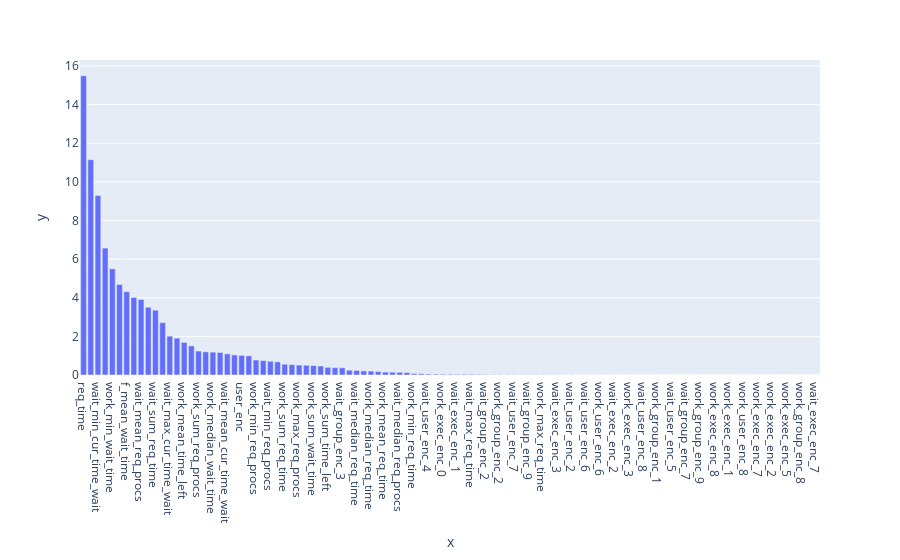

The notebook cell this image was saved under:
### Code cell
sorted_idx = np.argsort(cat_model.feature_importances_)
px.bar(
    x=np.array(cat_model.feature_names_)[sorted_idx][::-1],
    y=np.array(cat_model.feature_importances_)[sorted_idx][::-1]
)

### Figure 1 — Plotly figure (JSON) as saved in the notebook; plotly's stock layout.template omitted (floating-point values rounded to 4 significant figures)
{"data": [{"alignmentgroup": "True", "hovertemplate": "x=%{x}<br>y=%{y}<extra></extra>", "legendgroup": "", "marker": {"color": "#636efa", "pattern": {"shape": ""}}, "name": "", "offsetgroup": "", "orientation": "v", "showlegend": false, "textposition": "auto", "type": "bar", "x": ["req_time", "req_procs", "wait_min_cur_time_wait", "wait_group_enc_0", "work_min_wait_time", "wait_user_enc_0", "f_mean_wait_time", "wait_sum_req_procs", "wait_mean_req_procs", "work_mean_req_procs", "wait_sum_req_time", "wait_exec_enc_0", "wait_max_cur_time_wait", "wait_sum_cur_time_wait", "work_mean_time_left", "work_median_req_procs", "work_sum_req_procs", "f_number", "work_median_wait_time", "work_max_wait_time", "wait_mean_cur_time_wait", "wait_number", "user_enc", "group_enc", "work_min_req_procs", "f_median_wait_time", "wait_min_req_procs", "wait_min_req_time", "work_sum_req_time", "wait_mean_req_time", "work_max_req_procs", "wait_median_cur_time_wait", "work_sum_wait_time", "work_max_time_left", "work_sum_time_left", "wait_max_req_procs", "wait_group_enc_3", "work_group_enc_0", "wait_median_req_time", "work_median_time_left", "work_median_req_time", "exec_enc", "work_mean_req_time", "work_user_enc_4", "wait_median_req_procs", "work_mean_wait_time", "work_min_req_time", "work_min_time_left", "wait_user_enc_4", "wait_group_enc_1", "work_exec_enc_0", "work_group_enc_4", "wait_exec_enc_1", "work_group_enc_3", "wait_max_req_time", "wait_group_enc_4", "wait_group_enc_2", "work_user_enc_0", "work_group_enc_2", "wait_group_enc_6", "wait_user_enc_7", "wait_exec_enc_8", "wait_group_enc_9", "wait_exec_enc_5", "work_max_req_time", "work_group_enc_5", "wait_exec_enc_3", "wait_exec_enc_4", "wait_user_enc_2", "work_number", "wait_user_enc_6", "work_user_enc_3", "work_user_enc_6", "work_user_enc_7", "wait_exec_enc_2", "wait_group_enc_8", "work_exec_enc_3", "wait_user_enc_3", "wait_user_enc_8", "wait_group_enc_5", "work_group_enc_1", "wait_exec_enc_9", "wait_user_enc_5", "work_user_enc_2", "wait_group_enc_7", "work_group_enc_6", "work_group_enc_9", "wait_exec_enc_6", "work_exec_enc_8", "work_user_enc_5", "work_exec_enc_1", "work_group_enc_7", "work_user_enc_8", "wait_user_enc_1", "work_exec_enc_7", "work_exec_enc_9", "work_exec_enc_2", "work_exec_enc_6", "work_exec_enc_5", "work_exec_enc_4", "work_group_enc_8", "work_user_enc_1", "wait_exec_enc_7"], "xaxis": "x", "y": [15.5, 11.15, 9.291, 6.572, 5.498, 4.686, 4.314, 4.017, 3.909, 3.508, 3.356, 2.711, 2.012, 1.909, 1.685, 1.507, 1.239, 1.199, 1.182, 1.169, 1.095, 1.038, 1.016, 0.9903, 0.7765, 0.7467, 0.7131, 0.6809, 0.559, 0.5375, 0.5122, 0.5042, 0.4871, 0.4646, 0.3956, 0.3807, 0.3736, 0.2485, 0.2341, 0.212, 0.2035, 0.1801, 0.1505, 0.1434, 0.1378, 0.1257, 0.07661, 0.06657, 0.04884, 0.04389, 0.0405, 0.03707, 0.03687, 0.03663, 0.03599, 0.03026, 0.02235, 0.01912, 0.01864, 0.01715, 0.01652, 0.01497, 0.01387, 0.01339, 0.01212, 0.01031, 0.009948, 0.008806, 0.008021, 0.006401, 0.003574, 0.003283, 0.003212, 0.002987, 0.00258, 0.002479, 0.002172, 0.00212, 0.00187, 0.001823, 0.001606, 0.001475, 0.001446, 0.001356, 0.001069, 0.0006463, 0.0006101, 0.0006084, 0.0005385, 0.0004433, 0.0003302, 0.0002652, 0.0001279, 1.093e-05, 0, 0, 0, 0, 0, 0, 0, 0, 0], "yaxis": "y"}], "layout": {"autosize": true, "barmode": "relative", "legend": {"tracegroupgap": 0}, "margin": {"t": 60}, "xaxis": {"anchor": "y", "autorange": true, "domain": [0, 1], "range": [-0.5, 102.5], "title": {"text": "x"}, "type": "category"}, "yaxis": {"anchor": "x", "autorange": true, "domain": [0, 1], "range": [0, 16.31], "title": {"text": "y"}, "type": "linear"}}}
